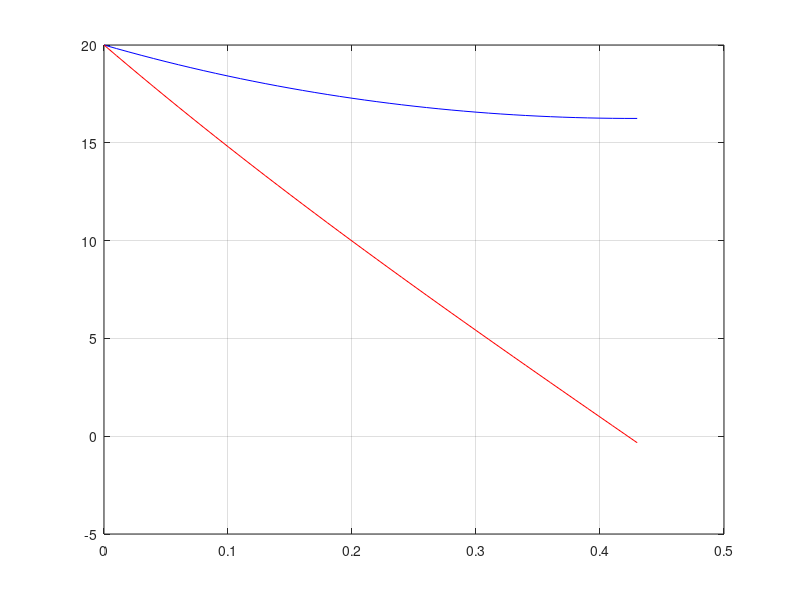

Write the MATLAB code that produced this figure.
% model of hostilities

function war_model

dt = 0.01;
N = 43;
t(1) = 0;

B(1) = 20; % army Soviet 1
R(1) = 20; % army German 2

b = 3*0.9; % probability of breaking the tank 1
r = 9*0.1; % probability of breaking the tank 2

for i = 1:N 
R(i+1) = R(i) + (-b*B(i)) * dt;
B(i+1) = B(i) + (-r*R(i)) * dt;
t(i+1) = t(i) + dt;
end

plot(t,B, 'b') % army 1
grid on
hold on
plot(t,R, 'r') % army 2